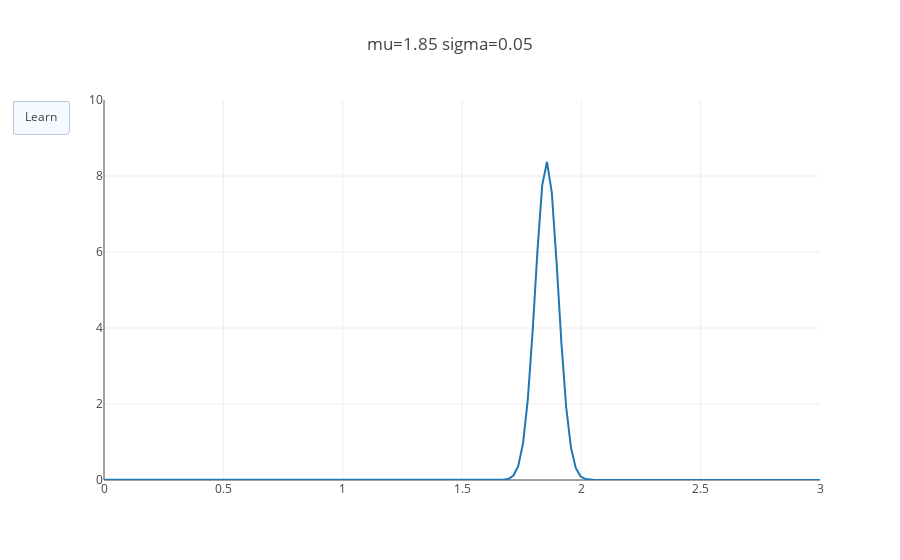

Notebook code for this chart:
### Code cell
fig = animate_learned_gaussian(priors, xmin=0, xmax=3)
iplot(fig)

### Figure 1 — Plotly figure (JSON) as saved in the notebook; plotly's stock layout.template omitted (floating-point values rounded to 4 significant figures; data arrays with more than 128 entries replaced by an {"elided": "..."} marker saying what was removed)
{"data": [{"type": "scatter", "uid": "a1494619-7313-4942-9ce2-f115a3d9132f", "x": {"elided": "300 float values"}, "y": {"elided": "300 float values"}}], "layout": {"autosize": true, "title": "mu=1.85 sigma=0.05", "updatemenus": [{"buttons": [{"args": [null], "label": "Learn", "method": "animate"}], "type": "buttons"}], "xaxis": {"autorange": false, "range": [0, 3], "type": "linear"}, "yaxis": {"autorange": false, "range": [0, 10], "type": "linear"}}}
